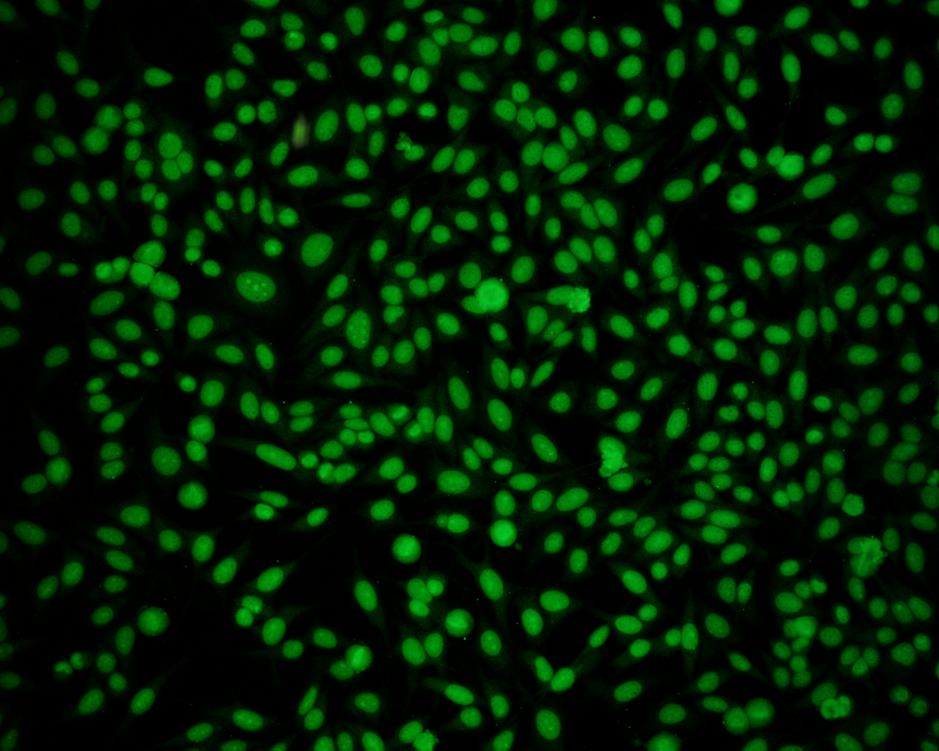
#> input picture 10905 JL.bmp, 939 x 751 px, shrunk from 1280 x 1024 before the run
$ python task1_edge_detection.py   (older library calls are emulated)
#> lines starting #> are read from the running program, lines starting #| are printed output that depends on the picture; after the words box and inside, x2 and y2 are one past the last pixel; in counts of white or black regions, pixels touching at a corner belong together
### utils.py
"""
utils.py - Shared utility functions for CVI Assignment.
"""

import cv2
import numpy as np
import matplotlib.pyplot as plt
import os


def compute_metrics(detected, ground_truth):
    """Compute Precision, Recall, F1, and IoU between a detected edge map and ground truth."""
    det = (detected > 0).astype(np.uint8)
    gt  = (ground_truth > 0).astype(np.uint8)

    TP = int(np.sum((det == 1) & (gt == 1)))
    FP = int(np.sum((det == 1) & (gt == 0)))
    FN = int(np.sum((det == 0) & (gt == 1)))

    precision = TP / (TP + FP) if (TP + FP) > 0 else 0.0
    recall    = TP / (TP + FN) if (TP + FN) > 0 else 0.0
    f1        = (2 * precision * recall / (precision + recall)
                 if (precision + recall) > 0 else 0.0)
    iou       = TP / (TP + FP + FN) if (TP + FP + FN) > 0 else 0.0

    return {
        "Precision": round(precision, 4),
        "Recall":    round(recall,    4),
        "F1":        round(f1,        4),
        "IoU":       round(iou,       4),
    }


# [43 lines left out: function display_comparison, not called in this run]


def print_metrics_table(results_dict):
    """Print a formatted metrics table for all detectors and images."""
    image_names = []
    for det_results in results_dict.values():
        for img_name in det_results:
            if img_name not in image_names:
                image_names.append(img_name)

    metrics = ["Precision", "Recall", "F1", "IoU"]
    col_w   = 10

    header_img  = "Image".ljust(20)
    header_det  = "Detector".ljust(14)
    header_met  = "".join(m.ljust(col_w) for m in metrics)
    separator   = "-" * (20 + 14 + col_w * len(metrics))

    print("\n" + separator)
    print(f"{header_img}{header_det}{header_met}")
    print(separator)

    for img_name in image_names:
        for detector, det_results in results_dict.items():
            if img_name in det_results:
                m = det_results[img_name]
                row = (
                    img_name[:19].ljust(20)
                    + detector[:13].ljust(14)
                    + "".join(f"{m[k]:.4f}".ljust(col_w) for k in metrics)
                )
                print(row)
        print(separator)

### task1_edge_detection.py
"""
task1_edge_detection.py - Basic Edge Detection (Task 1)

Applies Sobel, Prewitt, and Laplacian edge detectors to 3 HEp-2 cell images.
Evaluates against ground truth using Precision, Recall, F1, and IoU.
"""

import cv2
import numpy as np
import matplotlib
matplotlib.use("Agg")
import matplotlib.pyplot as plt
import os

from utils import compute_metrics, print_metrics_table

IMAGE_PAIRS = [
    ("10905 JL.bmp",   "10905 JL Edges.bmp",  "10905_JL"),
    ("43590 AM.bmp",   "43590 AM Edges.bmp",  "43590_AM"),
    ("9343 AM.bmp",    "9343 AM Edges.bmp",   "9343_AM"),
]
OUTPUT_DIR = "output"
os.makedirs(OUTPUT_DIR, exist_ok=True)


def load_image_pair(img_path, gt_path):
    """Load image and ground truth as uint8 grayscale. Auto-inverts GT if background is white."""
    img = cv2.imread(img_path, cv2.IMREAD_UNCHANGED)
    gt  = cv2.imread(gt_path,  cv2.IMREAD_UNCHANGED)
    if img is None:
        raise FileNotFoundError(f"Cannot load: {img_path}")
    if gt is None:
        raise FileNotFoundError(f"Cannot load: {gt_path}")

    img_gray = (cv2.cvtColor(img, cv2.COLOR_BGR2GRAY)
                if len(img.shape) == 3 else img.copy())
    gt_gray  = (cv2.cvtColor(gt,  cv2.COLOR_BGR2GRAY)
                if len(gt.shape)  == 3 else gt.copy())

    _, gt_bin = cv2.threshold(gt_gray, 127, 255, cv2.THRESH_BINARY)
    if gt_bin.mean() > 127:
        gt_bin = cv2.bitwise_not(gt_bin)

    return img_gray, gt_bin


def preprocess(img_gray, sigma=1.0):
    """Gaussian blur to suppress noise before gradient computation. Kernel size = 6*sigma rounded to odd."""
    ksize = int(6 * sigma) | 1
    if ksize < 3:
        ksize = 3
    return cv2.GaussianBlur(img_gray, (ksize, ksize), sigma)


def otsu_threshold(magnitude):
    """Apply Otsu's thresholding to a gradient magnitude map. Returns (threshold_value, binary_map)."""
    norm = cv2.normalize(magnitude, None, 0, 255, cv2.NORM_MINMAX).astype(np.uint8)
    thresh_val, binary = cv2.threshold(norm, 0, 255,
                                       cv2.THRESH_BINARY + cv2.THRESH_OTSU)
    return thresh_val, binary


def apply_sobel(img_gray, ksize=3):
    """
    Sobel edge detector.
    Computes Gx, Gy using weighted 3x3 kernels, then M = sqrt(Gx^2 + Gy^2).
    Thresholded with Otsu. Returns (magnitude, binary, threshold).
    """
    Gx = cv2.Sobel(img_gray, cv2.CV_32F, 1, 0, ksize=ksize)
    Gy = cv2.Sobel(img_gray, cv2.CV_32F, 0, 1, ksize=ksize)
    magnitude = np.sqrt(Gx**2 + Gy**2)
    thresh_val, binary = otsu_threshold(magnitude)
    return magnitude, binary, thresh_val


def apply_prewitt(img_gray):
    """
    Prewitt edge detector.
    Uses uniform 3x3 kernels via cv2.filter2D (no built-in Prewitt in OpenCV).
    Returns (magnitude, binary, threshold).
    """
    kernel_Gx = np.array([[-1, 0, 1],
                           [-1, 0, 1],
                           [-1, 0, 1]], dtype=np.float32)
    kernel_Gy = np.array([[-1, -1, -1],
                           [ 0,  0,  0],
                           [ 1,  1,  1]], dtype=np.float32)

    img_f = img_gray.astype(np.float32)
    Gx = cv2.filter2D(img_f, -1, kernel_Gx)
    Gy = cv2.filter2D(img_f, -1, kernel_Gy)
    magnitude = np.sqrt(Gx**2 + Gy**2)
    thresh_val, binary = otsu_threshold(magnitude)
    return magnitude, binary, thresh_val


def apply_laplacian(img_gray, ksize=3):
    """
    Laplacian edge detector.
    Uses stronger pre-smoothing (sigma=1.5) because second-order derivatives
    amplify noise more than first-order methods.
    Absolute value taken to capture both positive and negative zero-crossings.
    Returns (abs_response, binary, threshold).
    """
    smoothed = cv2.GaussianBlur(img_gray, (9, 9), 1.5)
    lap = cv2.Laplacian(smoothed, cv2.CV_32F, ksize=ksize)
    abs_lap = np.abs(lap)
    thresh_val, binary = otsu_threshold(abs_lap)
    return abs_lap, binary, thresh_val


def main():
    print("=" * 65)
    print("TASK 1 - BASIC EDGE DETECTION")
    print("Detectors: Sobel, Prewitt, Laplacian")
    print("=" * 65)

    GAUSS_SIGMA = 1.0

    all_metrics = {
        "Sobel":     {},
        "Prewitt":   {},
        "Laplacian": {},
    }

    grid_images = []
    grid_titles = []

    for img_file, gt_file, label in IMAGE_PAIRS:
        print(f"\n--- Image: {label} ---")
        img_gray, gt_bin = load_image_pair(img_file, gt_file)
#> in load_image_pair, img is the input picture: shape (751, 939, 3); mean B, G, R 1.4, 31.1, 0.5
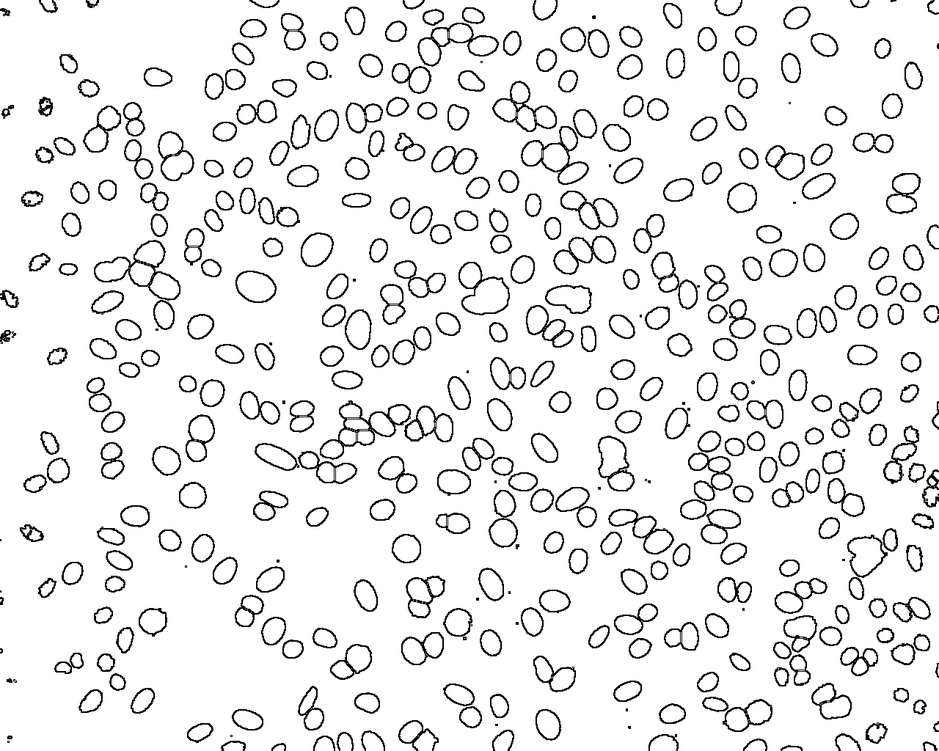
#> input picture 10905 JL Edges.bmp, 939 x 751 px, shrunk from 1280 x 1024 before the run
#> in load_image_pair, gt is the input picture: shape (751, 939, 3); min 0, max 255, mean 234.7

        # Gaussian pre-smoothing for Sobel and Prewitt
        smoothed = preprocess(img_gray, sigma=GAUSS_SIGMA)
        print(f"  Preprocessing: Gaussian blur sigma={GAUSS_SIGMA} applied")

        # Sobel
        sob_mag, sob_bin, sob_thresh = apply_sobel(smoothed)
#> in otsu_threshold, `thresh_val, binary = cv2.threshold(norm, 0, 255, cv2.THRESH_BINARY + c..`:
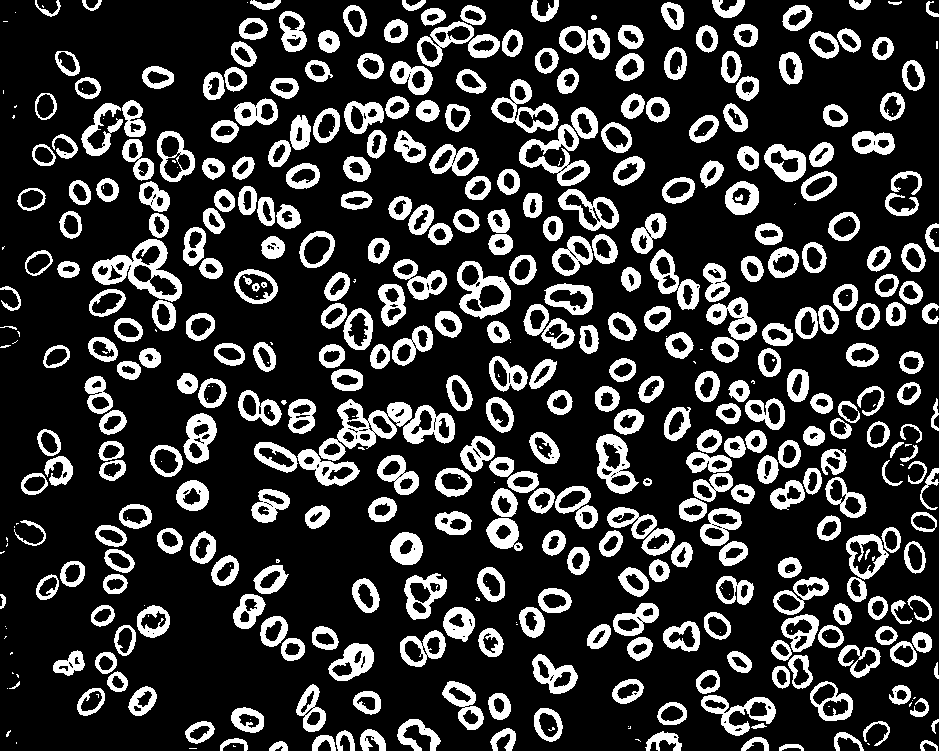
#> binary: shape (751, 939); 21.4% white; 476 white regions (104 under 20 px), largest, box (x1, y1, x2, y2) and area: (319, 399, 412, 461) 1974, (92, 239, 182, 302) 1949, (519, 124, 590, 186) 1413
#> in otsu_threshold, `thresh_val, binary = cv2.threshold(norm, 0, 255, cv2.THRESH_BINARY + c..`: thresh_val = 43
#> sob_thresh = 43
        sob_metrics = compute_metrics(sob_bin, gt_bin)
#> in compute_metrics, `TP = int(np.sum((det == 1) & (gt == 1)))`: TP = 51029
#> in compute_metrics, `FP = int(np.sum((det == 1) & (gt == 0)))`: FP = 99995
#> in compute_metrics, `FN = int(np.sum((det == 0) & (gt == 1)))`: FN = 4412
#> in compute_metrics, `precision = TP / (TP + FP) if (TP + FP) > 0 else 0.0`: precision = 0.338
#> in compute_metrics, `recall    = TP / (TP + FN) if (TP + FN) > 0 else 0.0`: recall = 0.92
#> in compute_metrics, `f1        = (2 * precision * recall / (precision + recall) if (precisi..`: f1 = 0.494
#> in compute_metrics, `iou       = TP / (TP + FP + FN) if (TP + FP + FN) > 0 else 0.0`: iou = 0.328
#> sob_metrics = {'Precision': 0.338, 'Recall': 0.92, 'F1': 0.494, 'IoU': 0.328}
        all_metrics["Sobel"][label] = sob_metrics
        print(f"  Sobel   | Otsu threshold={sob_thresh:.0f} | "
              f"P={sob_metrics['Precision']:.4f}  "
              f"R={sob_metrics['Recall']:.4f}  "
              f"F1={sob_metrics['F1']:.4f}  "
              f"IoU={sob_metrics['IoU']:.4f}")
#|   Sobel   | Otsu threshold=43 | P=0.3379  R=0.9204  F1=0.4943  IoU=0.3283

        # Prewitt
        pre_mag, pre_bin, pre_thresh = apply_prewitt(smoothed)
#> in apply_prewitt, `magnitude = np.sqrt(Gx**2 + Gy**2)`:
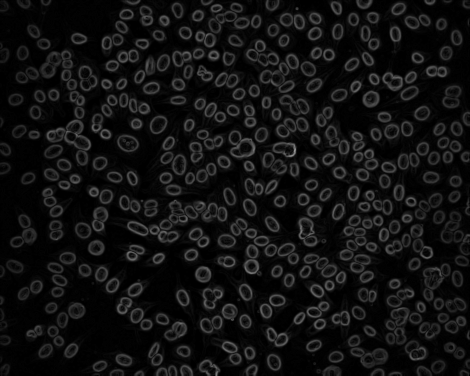
#> magnitude: shape (751, 939) float32 (shown at 1/2 size); min 0, max 174.7, mean 17.3
#> in apply_prewitt, `thresh_val, binary = otsu_threshold(magnitude)`: thresh_val = 43
#> pre_thresh = 43
        pre_metrics = compute_metrics(pre_bin, gt_bin)
#> pre_metrics = {'Precision': 0.336, 'Recall': 0.921, 'F1': 0.493, 'IoU': 0.327}
        all_metrics["Prewitt"][label] = pre_metrics
        print(f"  Prewitt | Otsu threshold={pre_thresh:.0f} | "
              f"P={pre_metrics['Precision']:.4f}  "
              f"R={pre_metrics['Recall']:.4f}  "
              f"F1={pre_metrics['F1']:.4f}  "
              f"IoU={pre_metrics['IoU']:.4f}")
#|   Prewitt | Otsu threshold=43 | P=0.3364  R=0.9206  F1=0.4927  IoU=0.3269

        # Laplacian (uses its own internal Gaussian)
        lap_mag, lap_bin, lap_thresh = apply_laplacian(img_gray)
#> in otsu_threshold (call 3), `thresh_val, binary = cv2.threshold(norm, 0, 255, cv2.THRESH_BINARY + c..`:
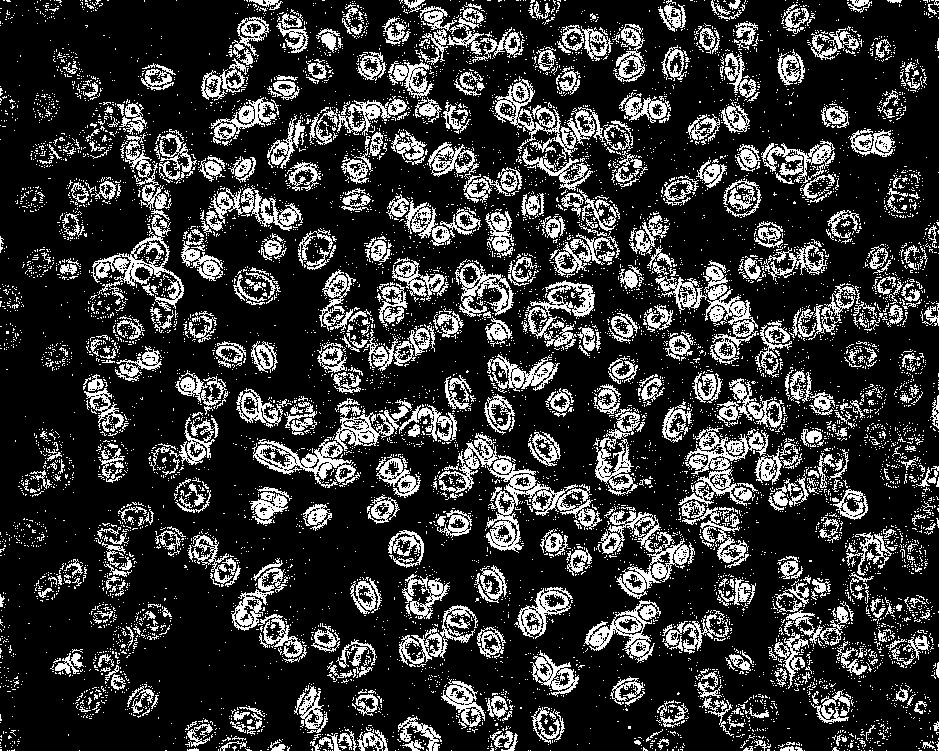
#> binary: shape (751, 939); 20.5% white in thin lines or dots
#> in otsu_threshold (call 3), `thresh_val, binary = cv2.threshold(norm, 0, 255, cv2.THRESH_BINARY + c..`: thresh_val = 29
#> lap_thresh = 29
        lap_metrics = compute_metrics(lap_bin, gt_bin)
#> lap_metrics = {'Precision': 0.115, 'Recall': 0.299, 'F1': 0.166, 'IoU': 0.0905}
        all_metrics["Laplacian"][label] = lap_metrics
        print(f"  Laplace | Otsu threshold={lap_thresh:.0f} | "
              f"P={lap_metrics['Precision']:.4f}  "
              f"R={lap_metrics['Recall']:.4f}  "
              f"F1={lap_metrics['F1']:.4f}  "
              f"IoU={lap_metrics['IoU']:.4f}")
#|   Laplace | Otsu threshold=29 | P=0.1148  R=0.2993  F1=0.1659  IoU=0.0905

        grid_images.extend([img_gray, sob_bin, pre_bin, lap_bin, gt_bin])
        grid_titles.extend([
            f"Original\n{label}",
            f"Sobel\nF1={sob_metrics['F1']:.3f}",
            f"Prewitt\nF1={pre_metrics['F1']:.3f}",
            f"Laplacian\nF1={lap_metrics['F1']:.3f}",
            "Ground Truth",
        ])

    # ---------------------------------------------------------------
    # Figure 1: Comparison grid (3 rows x 5 cols)
    # ---------------------------------------------------------------
    print("\nGenerating figures...")
    fig, axes = plt.subplots(3, 5, figsize=(17, 11))
    for idx, (im, title) in enumerate(zip(grid_images, grid_titles)):
        r, c = divmod(idx, 5)
        axes[r, c].imshow(im, cmap="gray", vmin=0, vmax=255)
        axes[r, c].set_title(title, fontsize=8)
        axes[r, c].axis("off")
#> this loop made 15 passes
#> (r, c) on passes 1 to 4: (0, 0), (0, 1), (0, 2), (0, 3)
    plt.suptitle(
        "Task 1 - Sobel, Prewitt and Laplacian Edge Detection on HEp-2 Cells",
        fontsize=11)
    plt.tight_layout()
    fig1_path = os.path.join(OUTPUT_DIR, "task1_comparison.png")
    plt.savefig(fig1_path, dpi=150, bbox_inches="tight")
    plt.close()
    print(f"  Figure saved: {fig1_path}")

    # ---------------------------------------------------------------
    # Figure 2: Metrics bar chart
    # ---------------------------------------------------------------
    detector_names = list(all_metrics.keys())
#> detector_names = ['Sobel', 'Prewitt', 'Laplacian']
    image_labels   = [lbl for _, _, lbl in IMAGE_PAIRS]
    metric_keys    = ["Precision", "Recall", "F1", "IoU"]

    fig, axes = plt.subplots(1, 4, figsize=(16, 5))
    x        = np.arange(len(image_labels))
    bar_w    = 0.25
    colors   = ["#2196F3", "#FF9800", "#4CAF50"]

    for met_idx, met_key in enumerate(metric_keys):
        ax = axes[met_idx]
        for det_idx, det_name in enumerate(detector_names):
            vals = [all_metrics[det_name][lbl][met_key]
                    for lbl in image_labels]
            ax.bar(x + det_idx * bar_w, vals, bar_w,
                   label=det_name, color=colors[det_idx], alpha=0.85)
        ax.set_title(met_key, fontsize=10)
        ax.set_xticks(x + bar_w)
        ax.set_xticklabels(image_labels, rotation=15, fontsize=7)
        ax.set_ylim(0, 1.05)
        ax.set_ylabel("Score")
        ax.legend(fontsize=7)
        ax.grid(axis="y", alpha=0.3)

    plt.suptitle("Task 1 - Metrics Comparison: Sobel vs Prewitt vs Laplacian",
                 fontsize=11)
    plt.tight_layout()
    fig2_path = os.path.join(OUTPUT_DIR, "task1_metrics_chart.png")
    plt.savefig(fig2_path, dpi=150, bbox_inches="tight")
    plt.close()
    print(f"  Figure saved: {fig2_path}")

    # ---------------------------------------------------------------
    # Figure 3: Gradient magnitude maps (first image)
    # ---------------------------------------------------------------
    img_gray_0, gt_bin_0 = load_image_pair(IMAGE_PAIRS[0][0], IMAGE_PAIRS[0][1])
    smoothed_0 = preprocess(img_gray_0, sigma=GAUSS_SIGMA)
    sob_mag_0, sob_bin_0, _ = apply_sobel(smoothed_0)
    pre_mag_0, pre_bin_0, _ = apply_prewitt(smoothed_0)
    lap_mag_0, lap_bin_0, _ = apply_laplacian(img_gray_0)

    def norm_display(m):
        return cv2.normalize(m, None, 0, 255, cv2.NORM_MINMAX).astype(np.uint8)

    fig, axes = plt.subplots(2, 4, figsize=(14, 7))
    row0 = [img_gray_0,
            norm_display(sob_mag_0),
            norm_display(pre_mag_0),
            norm_display(lap_mag_0)]
    row1 = [gt_bin_0, sob_bin_0, pre_bin_0, lap_bin_0]
    titles0 = ["Original (10905 JL)",
               "Sobel - Gradient Magnitude",
               "Prewitt - Gradient Magnitude",
               "Laplacian - Abs Response"]
    titles1 = ["Ground Truth",
               "Sobel - Binary Edges",
               "Prewitt - Binary Edges",
               "Laplacian - Binary Edges"]
    for c, (im, t) in enumerate(zip(row0, titles0)):
        axes[0, c].imshow(im, cmap="gray", vmin=0, vmax=255)
        axes[0, c].set_title(t, fontsize=8)
        axes[0, c].axis("off")
#> this loop made 4 passes
    for c, (im, t) in enumerate(zip(row1, titles1)):
        axes[1, c].imshow(im, cmap="gray", vmin=0, vmax=255)
        axes[1, c].set_title(t, fontsize=8)
        axes[1, c].axis("off")
#> this loop made 4 passes
    plt.suptitle(
        "Task 1 - Gradient Magnitudes and Binary Edge Maps (10905 JL)",
        fontsize=10)
    plt.tight_layout()
    fig3_path = os.path.join(OUTPUT_DIR, "task1_magnitudes.png")
    plt.savefig(fig3_path, dpi=150, bbox_inches="tight")
    plt.close()
    print(f"  Figure saved: {fig3_path}")

    # ---------------------------------------------------------------
    # Figure 4: Gradient direction (alpha = arctan2(Gy, Gx))
    # HSV colourmap used because direction is periodic (0 = 360 deg).
    # ---------------------------------------------------------------
    img_gray_d, _ = load_image_pair(IMAGE_PAIRS[0][0], IMAGE_PAIRS[0][1])
    smoothed_d    = preprocess(img_gray_d, sigma=GAUSS_SIGMA)

    Gx_sob = cv2.Sobel(smoothed_d, cv2.CV_32F, 1, 0, ksize=3)
    Gy_sob = cv2.Sobel(smoothed_d, cv2.CV_32F, 0, 1, ksize=3)

    k_Gx = np.array([[-1, 0, 1], [-1, 0, 1], [-1, 0, 1]], dtype=np.float32)
    k_Gy = np.array([[-1, -1, -1], [0, 0, 0], [1, 1, 1]], dtype=np.float32)
    img_f = smoothed_d.astype(np.float32)
    Gx_pre = cv2.filter2D(img_f, -1, k_Gx)
    Gy_pre = cv2.filter2D(img_f, -1, k_Gy)

    def direction_to_display(Gx, Gy):
        """Map gradient direction [-pi, pi] to 0-255 for display."""
        alpha = np.arctan2(Gy, Gx)
        alpha_norm = (alpha + np.pi) / (2 * np.pi)
        return (alpha_norm * 255).astype(np.uint8)

    dir_sob = direction_to_display(Gx_sob, Gy_sob)
    dir_pre = direction_to_display(Gx_pre, Gy_pre)

    def signed_to_display(g):
        return cv2.normalize(g, None, 0, 255, cv2.NORM_MINMAX).astype(np.uint8)

    fig, axes = plt.subplots(2, 4, figsize=(15, 7))

    row0 = [img_gray_d,
            signed_to_display(Gx_sob),
            signed_to_display(Gy_sob),
            dir_sob]
    titles0 = ["Original (10905 JL)",
               "Sobel Gx (horizontal gradient)",
               "Sobel Gy (vertical gradient)",
               "Sobel Direction alpha = arctan2(Gy,Gx)"]

    row1 = [norm_display(sob_mag_0),
            signed_to_display(Gx_pre),
            signed_to_display(Gy_pre),
            dir_pre]
    titles1 = ["Sobel Magnitude M = sqrt(Gx^2+Gy^2)",
               "Prewitt Gx (horizontal gradient)",
               "Prewitt Gy (vertical gradient)",
               "Prewitt Direction alpha = arctan2(Gy,Gx)"]

    for c, (im, t) in enumerate(zip(row0, titles0)):
        cmap = "hsv" if c == 3 else "gray"
        axes[0, c].imshow(im, cmap=cmap, vmin=0, vmax=255)
        axes[0, c].set_title(t, fontsize=7.5)
        axes[0, c].axis("off")
#> this loop made 4 passes

    for c, (im, t) in enumerate(zip(row1, titles1)):
        cmap = "hsv" if c == 3 else "gray"
        axes[1, c].imshow(im, cmap=cmap, vmin=0, vmax=255)
        axes[1, c].set_title(t, fontsize=7.5)
        axes[1, c].axis("off")
#> this loop made 4 passes

    plt.suptitle(
        "Task 1 - Gradient Components (Gx, Gy), Magnitude and Direction (10905 JL)",
        fontsize=10)
    plt.tight_layout()
    fig4_path = os.path.join(OUTPUT_DIR, "task1_gradient_direction.png")
    plt.savefig(fig4_path, dpi=150, bbox_inches="tight")
    plt.close()
    print(f"  Figure saved: {fig4_path}")

    # Summary
    print_metrics_table(all_metrics)
#> the loop in print_metrics_table, `for det_results in results_dict.values():` made 3 passes
#> after the loop in print_metrics_table, `for det_results in results_dict.values():`: image_names = ['10905_JL', '43590_AM', '9343_AM']
#> the loop in print_metrics_table, `for img_name in image_names:` made 3 passes
#> img_name on passes 1 to 3: '10905_JL', '43590_AM', '9343_AM'
#> (printed output is left out)

    print("\nBest detector per image (highest F1):")
    for lbl in [lbl for _, _, lbl in IMAGE_PAIRS]:
        best_det = max(all_metrics,
                       key=lambda d: all_metrics[d][lbl]["F1"])
        best_f1  = all_metrics[best_det][lbl]["F1"]
        print(f"  {lbl}: {best_det}  (F1={best_f1:.4f})")
#> this loop made 3 passes
#> (lbl, best_det, best_f1) on passes 1 to 3: ('10905_JL', 'Sobel', 0.494), ('43590_AM', 'Prewitt', 0.511), ('9343_AM', 'Sobel', 0.51)
#> (printed output is left out)

    print("\nTask 1 complete. Outputs saved to:", OUTPUT_DIR)


if __name__ == "__main__":
    main()
